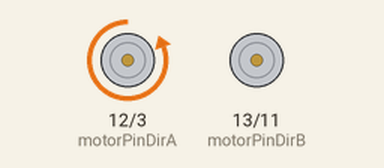
This sketch was run on a simulated Arduino Uno, built with avr-gcc and run on an emulated ATmega328P. Shown: direction and speed pins drawn as motors (green arrow = direction pin HIGH = forward, orange = LOW = backward, longer = more drive).

Above: at 0.05 s.
Timing chart, 0 to 3.0 s (numbered marks = the images above):
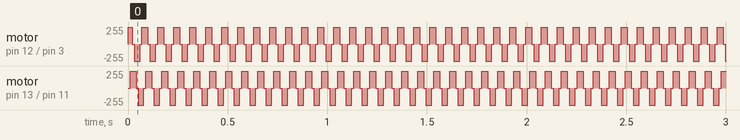

Measured:
- by itself, motor on pin 12 (motorPinDirA) / pin 3 (motorPinPwmA), motor on pin 13 (motorPinDirB) / pin 11 (motorPinPwmB): repeats every 0.08 s: stopped 0.01 s, backward 255/255 0.03 s, stopped 0.01 s, forward 255/255 0.03 s

The sketch:

Stepper_with_Motor_shield_half_step_without_direction.ino
```cpp
int motorPinDirA = 12;
int motorPinDirB = 13;
int motorPinPwmA = 3;
int motorPinPwmB = 11;
int delayTime = 10;

void setup() {
  pinMode(motorPinDirA, OUTPUT);
  pinMode(motorPinDirB, OUTPUT);
  pinMode(motorPinPwmA, OUTPUT);
  pinMode(motorPinPwmB, OUTPUT);
}


void loop() {

  digitalWrite(motorPinDirA, HIGH);
  digitalWrite(motorPinDirB, LOW);
  digitalWrite(motorPinPwmA, HIGH);
  digitalWrite(motorPinPwmB, LOW);
  delay(delayTime);

  digitalWrite(motorPinDirA, HIGH);
  digitalWrite(motorPinDirB, HIGH);
  digitalWrite(motorPinPwmA, HIGH);
  digitalWrite(motorPinPwmB, HIGH);
  delay(delayTime);

  digitalWrite(motorPinDirA, LOW);
  digitalWrite(motorPinDirB, HIGH);
  digitalWrite(motorPinPwmA, LOW);
  digitalWrite(motorPinPwmB, HIGH);
  delay(delayTime);

  digitalWrite(motorPinDirA, LOW);
  digitalWrite(motorPinDirB, HIGH);
  digitalWrite(motorPinPwmA, HIGH);
  digitalWrite(motorPinPwmB, HIGH);
  delay(delayTime);

  digitalWrite(motorPinDirA, LOW);
  digitalWrite(motorPinDirB, LOW);
  digitalWrite(motorPinPwmA, HIGH);
  digitalWrite(motorPinPwmB, LOW);
  delay(delayTime);
   digitalWrite(motorPinDirA, LOW);
  digitalWrite(motorPinDirB, LOW);
  digitalWrite(motorPinPwmA, HIGH);
  digitalWrite(motorPinPwmB, HIGH);
  delay(delayTime);
    digitalWrite(motorPinDirA, LOW);
  digitalWrite(motorPinDirB, LOW);
  digitalWrite(motorPinPwmA, LOW);
  digitalWrite(motorPinPwmB, HIGH);
  delay(delayTime);
      digitalWrite(motorPinDirA, HIGH);
  digitalWrite(motorPinDirB, LOW);
  digitalWrite(motorPinPwmA, HIGH);
  digitalWrite(motorPinPwmB, HIGH);
  delay(delayTime);
}
```
